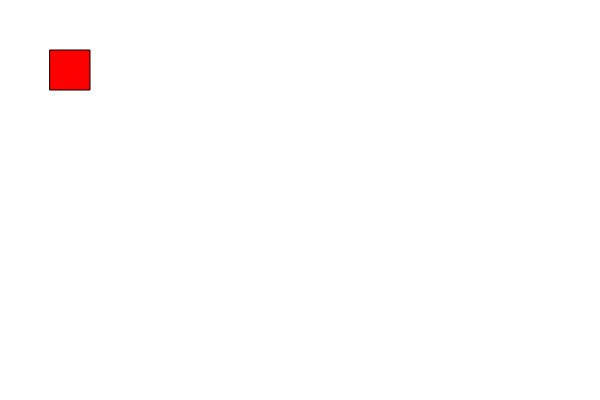
Frame 1 (no input)
Frame 60 (no input): identical to frame 1, image omitted
Frame 120 (the mouse pressed at the canvas centre since frame 60): identical to frame 1, image omitted

The p5.js sketch that drew this single still picture (run headless with seeded random() and noise() and a simulated clock; from frame 60 on, the mouse is pressed at the canvas centre):

// p5.js sketch
// ── sketch.js
var farbe;
var x = 50;
var y = 50;
var breite = 40;
var hoehe = 40;

function setup() {
    createCanvas(600, 400);
    farbe = color(255, 0, 0);
}

function draw() {
//    console.log(keyIsPressed);
//    rect(50, 50, 30, 30);
//    
//    fill(0);
//    if (keyIsPressed) {
//        fill(255);
//    }
    clear();
    
    fill(farbe);
    rect(x, y, breite, hoehe);
    
    if (keyIsDown(RIGHT_ARROW)) {
        x += 5;
    }
    if (keyIsDown(LEFT_ARROW)) {
        x -= 5;
    }
    if (keyIsDown(UP_ARROW)) {
        y -= 5;
    }
    if (keyIsDown(DOWN_ARROW)) {
        y += 5;
    }
}

function keyPressed() {
//    console.log(keyCode);

    if (keyCode == 82) {
        farbe = color(255, 0, 0);
    }
    
    if (keyCode == 71) {
        farbe = color(0, 255, 0);
    }
    
    // q = 81 höhe größer
    if (keyCode == 81) {
        hoehe += 5;
    }
    // a = 65 höhe kleine
    if (keyCode == 65) {
        hoehe -= 5;
    }
    // w = 87 breite größer
    if (keyCode == 87) {
        breite += 5;
    }
    // s = 83 breite kleiner
    if (keyCode == 83) {
        breite -= 5;
    }
    
    
}



// ── seesion8.html
<html>
    <head>
        <meta http-equiv="Content-Type" content="text/html; charset=UTF-8">
        <title>Browser Spiele SESSION 8</title>
        <script src="p5.min.js"></script>
        <script src="sketch.js"></script>
    </head>
    
    <body>


    </body>
</html>
